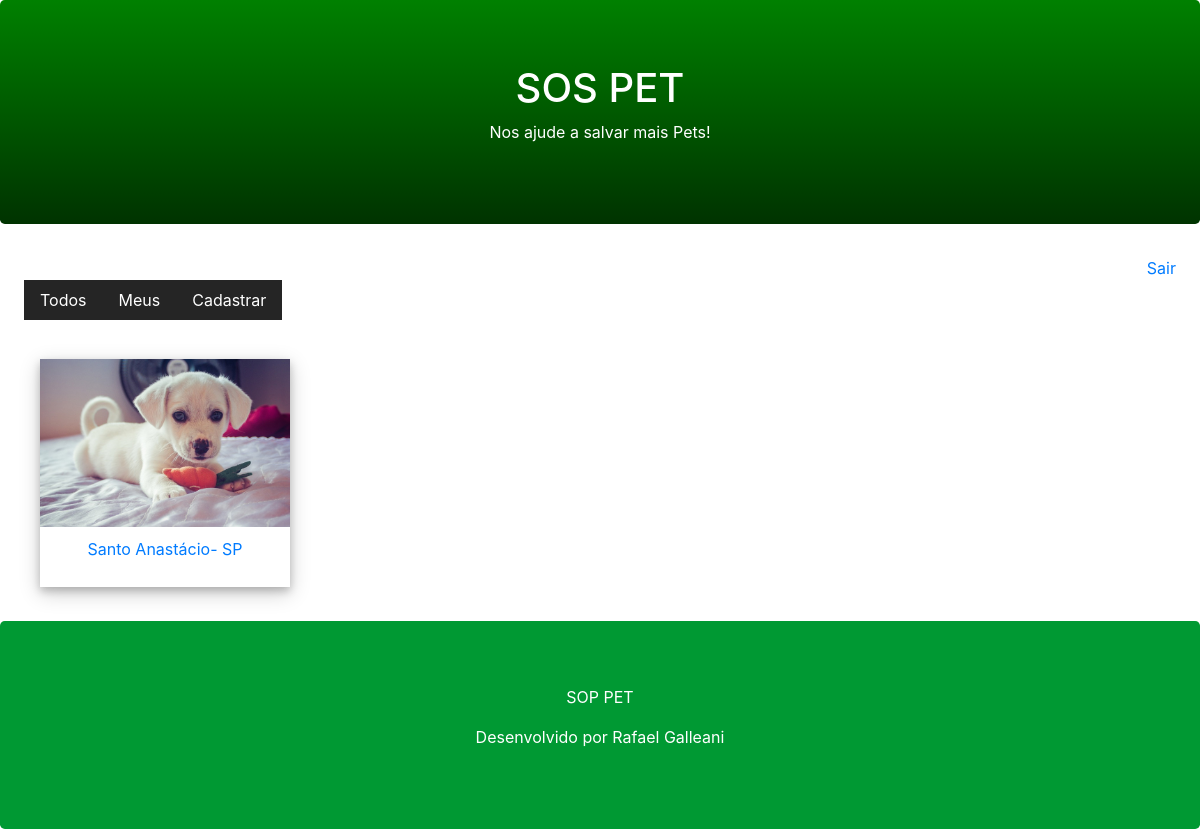
The app's page /pet/user/ (signed in) with its own data.
### core/models.py (models this page shows, shortened)
class Pet(models.Model):
    city = models.CharField(max_length=100)#campo e o tipo e a quantidade de caracter.
    description = models.TextField()# para inserção de textos longos mas ha outros
    phone = models.CharField(max_length=11)
    email = models.EmailField()
    begin_date = models.DateTimeField(auto_now_add=True)# vair criar o horario que foi inserido os dados na tabela e incrementado automatico pelo auto
    photo = models.ImageField('pet') # no banco fica o caminho da foto por isso esse imagefield
    active = models.BooleanField(default=True)#desafio para acertar o modo sempre que for criado vai estar ativo.
    user = models.ForeignKey(User, on_delete=models.CASCADE)# pois o django ja cria a tabela de user e vou importar para saber qual usuario criou o pet.
    class Meta:
        db_table = 'pet'

### core/views.py (the view)
# urls.py: path('pet/user/', views.list_user_pets),#nova pagina.
def list_user_pets(request):
    pet = Pet.objects.filter(active=True, user=request.user)
    return render(request, 'list.html', {'pet':pet})

### templates/list.html (shortened to what this page needs)
{% extends "model-page.html" %}
{% block content %}
    <div class="container mb-4">
        <div class="row">
            {% for p in pet %}
            <div class="col-sm-4">
                    <a href="../detail/{{ p.id }}/">
                        <div class="polaroid">
                            <img src="{{ p.photo.url }}" style="width:100%">
                            <div class="container">
                                <p>{{ p.city }}</p>
                            </div>
                        </div>
                    </a>
            </div>
            {% endfor %}
        </div>
    </div>
{% endblock %}

### templates/list.html (style rules this page uses)
.polaroid { width: 250px; box-shadow: 0 4px 8px 0 rgba(0, 0, 0, 0.2), 0 6px 20px 0 rgba(0, 0, 0, 0.2); text-align: center; }
.container { padding: 10px; }

### records on screen
Pet: photo (picture), city "Santo Anastácio- SP"
